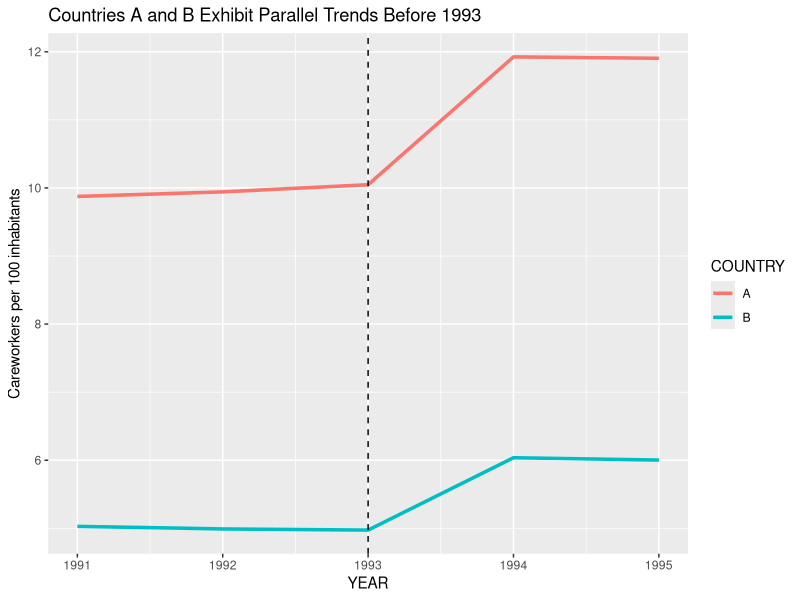

The R source for this figure:
## ---- chunk 1

# Load required packages
library(skimr)
library(ggplot2)

## ---- chunk 2
# Load the data set
df <- read.csv("careworkers_did.csv", sep=";")

## ---- chunk 3
# Summarize the data
skim(df)

# Replace invalid values with NA
df$CAREWORKERS[df$CAREWORKERS == -9999999] <- NA
df$YIAR[df$YIAR == -1] <- NA

# Shorten country names
df$COUNTRY <- gsub("Country ", "", df$COUNTRY)

# Rename column
names(df)[names(df) == "YIAR"] <- "YEAR"

# Summarize cleaned data
skim(df)
## ---- chunk 4

# Create POST dummy
df$POST <- ifelse(df$YEAR > 1992, 1, 0)

# Create TREATED dummy
df$TREATED <- ifelse(df$COUNTRY == "A", 1, 0)

## ---- chunk 5

avg_df <- aggregate(CAREWORKERS ~ YEAR + COUNTRY,
                    data = df,
                    mean)

ggplot(avg_df,
       aes(x = YEAR,
           y = CAREWORKERS,
           color = COUNTRY)) +
  geom_line(size = 1.2) +
  geom_vline(xintercept = 1993,
             linetype = "dashed") +
  labs(title = "Countries A and B Exhibit Parallel Trends Before 1993",
       y = "Careworkers per 100 inhabitants")


## ---- chunk 6

#Setup DiD regression

pre_df <- subset(df, YEAR < 1993)

parallel_model <- lm(CAREWORKERS ~ YEAR * TREATED,
                     data = pre_df)

summary(parallel_model)
